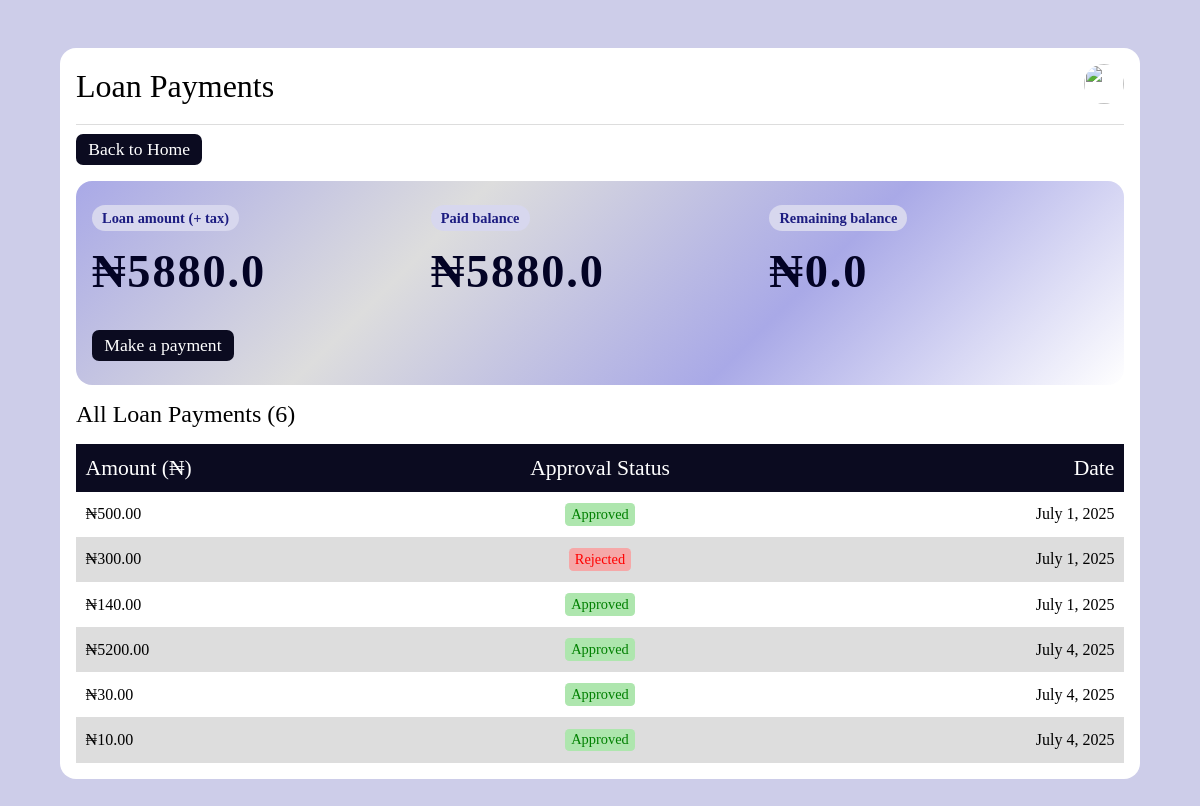
The app's page /loanpayments/1/ (signed in) with its own data.
### clientapp/models.py (models this page shows, shortened)
class Loan(models.Model):
    amount = models.DecimalField(decimal_places=2, max_digits=8, null=False, blank=False)
    create_time = models.DateTimeField(default=timezone.now)
    duration = models.IntegerField(choices=days)
    approval_status = models.TextField(choices=a_status, default=a_status[1][1])
    payment_status = models.TextField(choices=p_status, default=p_status[1][1])
    purpose = models.TextField(max_length=4000, null=True, blank=True)
    owner = models.ForeignKey(User, on_delete=models.CASCADE)
    employment_status = models.CharField(max_length=14, null=True, choices=e_status, default=e_status[1][1])
    monthly_income = models.IntegerField(null=True, blank=False)
    source_of_income = models.CharField(max_length=200, null=True, blank=False)
    bvn = models.CharField(max_length=11, null=True, blank=True)
    employer_name = models.CharField(max_length=255, null=True, blank=True)
    means_of_id = models.CharField(max_length=100, null=True, blank=True)
    marital_status = models.CharField(max_length=20, null=True, blank=True)
    gender = models.CharField(max_length=10, null=True, blank=True)
    membership_id = models.CharField(max_length=50, null=True, blank=True)
    guarantor_name = models.CharField(max_length=255, null=True, blank=True)
    guarantor_contact = models.CharField(max_length=20, null=True, blank=True)
    agreement_confirmed = models.BooleanField(default=False)
    def amount_with_tax(self):
        return int(self.amount) + ((5/100) * int(self.amount))

class LoanPayment(models.Model):
    amount = models.DecimalField(decimal_places=2, max_digits=8, null=False, blank=False)
    create_time = models.DateTimeField(default=timezone.now)
    approval_status = models.TextField(choices=a_status, default=a_status[1][1])
    loan = models.ForeignKey(Loan, on_delete=models.CASCADE)

### clientapp/views.py (the view)
# urls.py: path('loanpayments/<int:id>/', views.loan_payment_details),
@login_required
def loan_payment_details(request, id):
    loan = Loan.objects.get(id=id)
    paid_balance = float(sum([payment.amount for payment in loan.loanpayment_set.filter(approval_status='Approved').all()]))
    rem_balance = loan.amount_with_tax() - paid_balance
    return render(request, 'payments.html', {'loan': loan, 'rem': rem_balance, 'paid': paid_balance})

### templates/payments.html (shortened to what this page needs)
{% extends 'base.html' %}
{% block title %}
{% load static %}
{% load mathfilters %}
<link rel="stylesheet" href="{% static 'home.css' %}">
{% endblock %}
{% block header %}
<h1>Loan Payments</h1>
{% endblock %}
{% block body %}
<div class="links">
    <a href="/">Back to Home</a>
</div>
<div class="wallet">
    <div class="amt">
        <div class="loan">
            <p>Loan amount (+ tax)</p>
            <h1>₦{{ loan.amount_with_tax }}</h1>
        </div>
        <div class="loan">
            <p>Paid balance</p>
            <h1>₦{{ paid }}</h1>
        </div>
        <div class="loan">
            <p>Remaining balance</p>
            <h1>₦{{ rem }}</h1>
        </div>
    </div>
    <div class="links">
        <a href="/makepayment/{{ loan.id }}/">Make a payment</a>
    </div>
</div>
<div class="history">
    {% if loan.loanpayment_set.all|length == 0 %}
    <h2>No Loan Payments</h2>
    {% else %}
    <h2>All Loan Payments ({{ loan.loanpayment_set.all|length }})</h2>
    <div class="table">
        <div class="row fields">
            <div class="col">
                <h2>Amount (₦)</h2>
            </div>
            <div class="col">
                <h2>Approval Status</h2>
            </div>
            <div class="col">
                <h2>Date</h2>
            </div>
        </div>
        {% for payment in loan.loanpayment_set.all %}
        <div class="row">
            <div class="col">
                <p>₦{{ payment.amount }}</p>
            </div>
            <div class="col">
                {% if payment.approval_status == 'Approved' %}
                <p class="as" style="background-color: rgb(174, 230, 174); color: green;">{{ payment.approval_status }}</p>
                {% elif payment.approval_status == 'Pending' %}
                <p class="as" style="background-color: rgb(236, 203, 141); color: orangered;">{{ payment.approval_status }}</p>
                {% else %}
                <p class="as" style="background-color: rgb(245, 168, 168); color: red;">{{ payment.approval_status }}</p>
                {% endif %}
            </div>
            <div class="col">
                <p>{{ payment.create_time.date }}</p>
            </div>
        </div>
        {% endfor %}
    </div>
    {% endif %}
</div>
{% endblock %}

### templates/base.html (shortened to what this page needs)
<!DOCTYPE html>
<html lang="en">
<head>
    {% load static %}
    {% block title %}
    {% endblock %}
</head>
<body>
    <div class="page">
        <div class="menu">
            {% block header %} {% endblock %}
            <a href="/editprofile/">
                <img src="{% static 'prf.jpg' %}" alt="" width="40" height="40">
            </a>
        </div>
        {% block body %} {% endblock %}
    </div>
</body>
</html>

### static/home.css (style rules this page uses)
* { margin: 0; padding: 0; font-style: normal; font-family: "Hedvig Letters Serif", serif; font-family: calibri; font-optical-sizing: auto; font-weight: 400; }
:root { --background-color: rgb(205, 205, 233); --btn-color: rgb(11, 11, 32); }
body { background-color: var(--background-color); }
.menu { display: flex; align-items: center; border-bottom: 1px solid #ddd; padding-bottom: 1em; }
.menu h1 { flex: 1; }
.menu img { clip-path: circle(); }
.page { width: 90%; margin: 3em auto; background-color: white; padding: 1em; box-sizing: border-box; border-radius: 1em; }
.page a { color: var(--btn-color); display: inline-block; }
.wallet { background: linear-gradient(135deg, rgb(169, 169, 231), #ddd, rgb(169, 169, 231), #fff); padding: 1.5em 1em; box-sizing: border-box; border-radius: 1em; margin: 1em 0; }
.amt { display: flex; }
.loan { flex: 1; }
.wallet p { color: var(--btn-color); padding: .3em .7em; box-sizing: border-box; border-radius: 1em; font-weight: bold; background-color: rgb(215, 215, 238); color: rgb(28, 28, 129); display: inline-block; font-size: .9em; }
.wallet h1 { font-size: 2.9em; font-weight: 600; letter-spacing: .04em; color: rgb(3, 3, 37); margin: .3em 0; margin-bottom: .5em; }
.links a { color: white; background-color: rgb(11, 11, 32); text-decoration: none; padding: .3em .7em; box-sizing: border-box; border-radius: .4em; margin: .5em .5em 0 0; font-size: 1.1em; display: inline-block; }
.table { margin-top: 1em; }
.row { display: flex; justify-content: center; padding: .7em .6em; }
.row:nth-of-type(odd) { background-color: #ddd; }
.row:first-child { background-color: rgb(11, 11, 32); color: white; }
.col { flex: 1; }
.col { display: flex; align-items: center; justify-content: flex-end; }
.col:nth-child(1) { justify-content: flex-start; }
.col:nth-child(1) ~ .col:not(:last-child) { justify-content: center; }
.col p.as { text-align: center; background-color: rgb(174, 230, 174); color: green; padding: .2em .4em; box-sizing: border-box; border-radius: .3em; font-size: .9em; }
.col h2 { font-size: 1.35em; }

### records on screen
Loan: amount_with_tax "5880.0", loanpayment_set.all|length "6"
LoanPayment: amount "500.00", approval_status "Approved", create_time "July 1, 2025"
LoanPayment: amount "300.00", approval_status "Rejected", create_time "July 1, 2025"
LoanPayment: amount "140.00", approval_status "Approved", create_time "July 1, 2025"
LoanPayment: amount "5200.00", approval_status "Approved", create_time "July 4, 2025"
LoanPayment: amount "30.00", approval_status "Approved", create_time "July 4, 2025"
LoanPayment: amount "10.00", approval_status "Approved", create_time "July 4, 2025"

### other values on screen
{{ paid }} "5880.0"
{{ rem }} "0.0"
